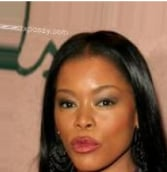
#> input picture test_images/baa98b0a-069f-47ca-9b5d-8f5bdd427e79.jfif, 167 x 172 px, given in place of ., which was not available
$ python -i postprocess.py   (imports and definitions only)
#> lines starting #> are read from the running program, lines starting #| are printed output that depends on the picture
from __future__ import annotations

import hashlib
from collections import Counter, deque
from io import BytesIO
from pathlib import Path
from typing import Any, Iterable, cast

from PIL import Image, ImageFilter

DOMINANT_BORDER_COMPONENT_RATIO = 0.30


# [38 lines left out: function postprocess_sticker, not called in this run]


def build_contact_sheet(
    sticker_paths: Iterable[Path],
    output_path: Path,
    *,
    columns: int = 5,
    cell_size: int = 640,
) -> Path:
#> called with output_path = 'out.png', columns = 5, cell_size = 640
    paths = tuple(sticker_paths)
    if not paths:
        raise ValueError("contact_sheet_requires_stickers")
    rows = (len(paths) + columns - 1) // columns
    sheet = Image.new("RGBA", (columns * cell_size, rows * cell_size), "white")
#> sheet: PIL image 3200x7680 RGBA; every value is 255
    for index, path in enumerate(paths):
        image = Image.open(path).convert("RGBA")
        if image.size != (cell_size, cell_size):
            image = image.resize((cell_size, cell_size), Image.Resampling.LANCZOS)
#> image: PIL image 640x640 RGBA
        sheet.alpha_composite(image, ((index % columns) * cell_size, (index // columns) * cell_size))
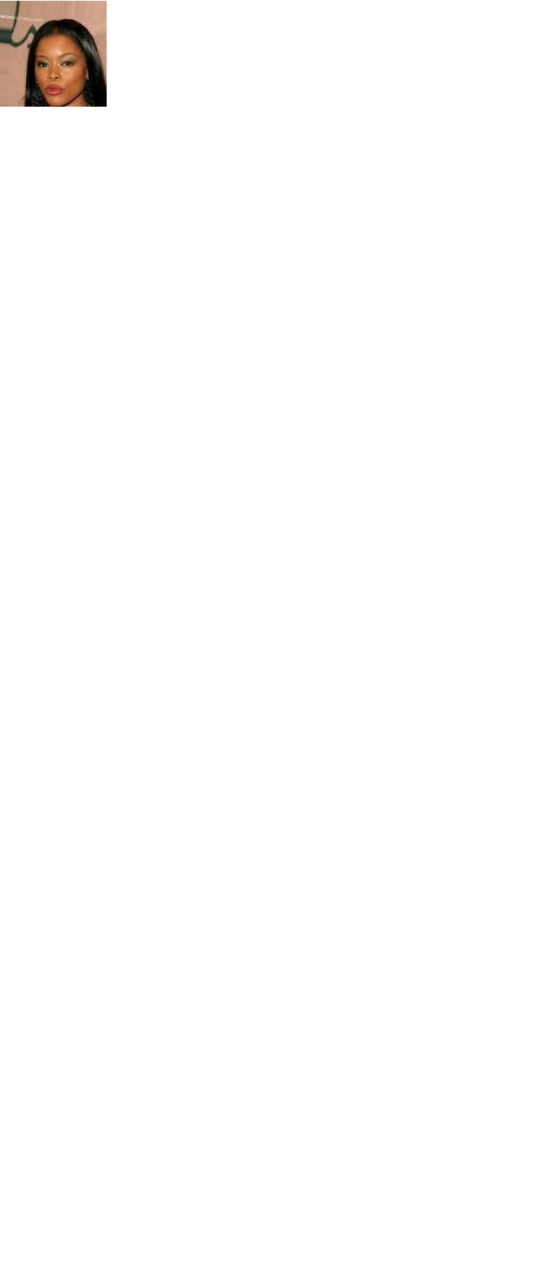
#> sheet: PIL image 3200x7680 RGBA (shown at 1/6 size); mean R, G, B, A 253.1, 252.4, 252.1, 255
#> pass 3 of the loop in build_contact_sheet, `for index, path in enumerate(paths):`:
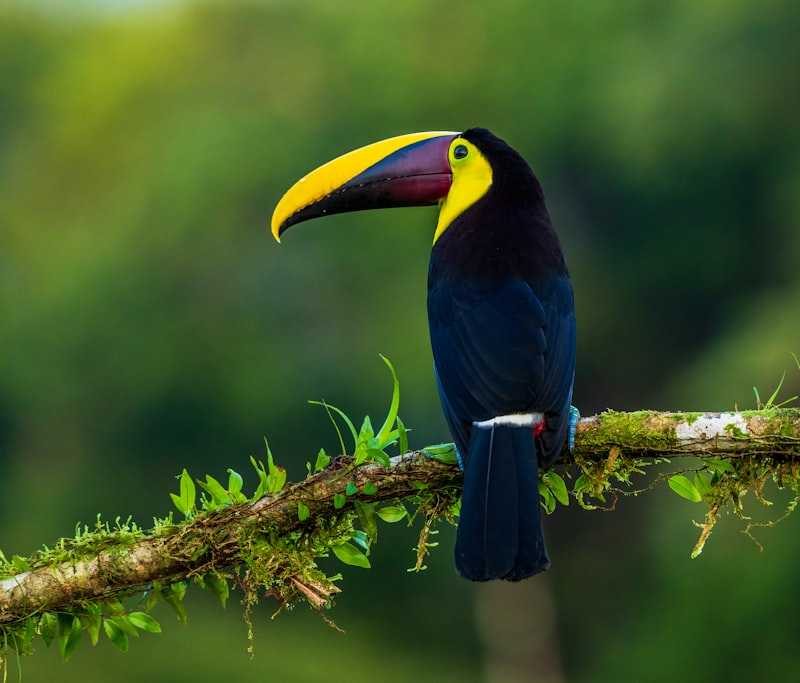
#> input picture test_images/animal_capybara.jpg, 800 x 683 px, given in place of , which was not available
#> in build_contact_sheet, `image = image.resize((cell_size, cell_size), Image.Resampling.LANCZOS)`:
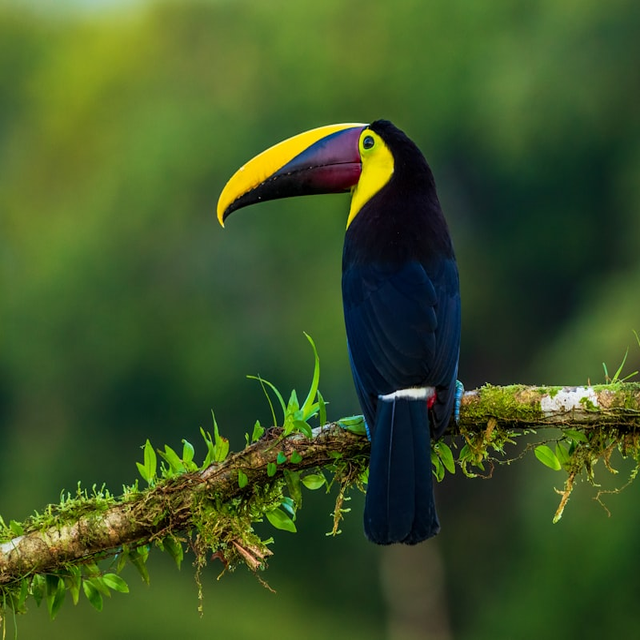
#> image: PIL image 640x640 RGBA; mean R, G, B, A 62.8, 85.2, 38.2, 255
#> in build_contact_sheet, `sheet.alpha_composite(image, ((index % columns) * cell_size, (index //..`:
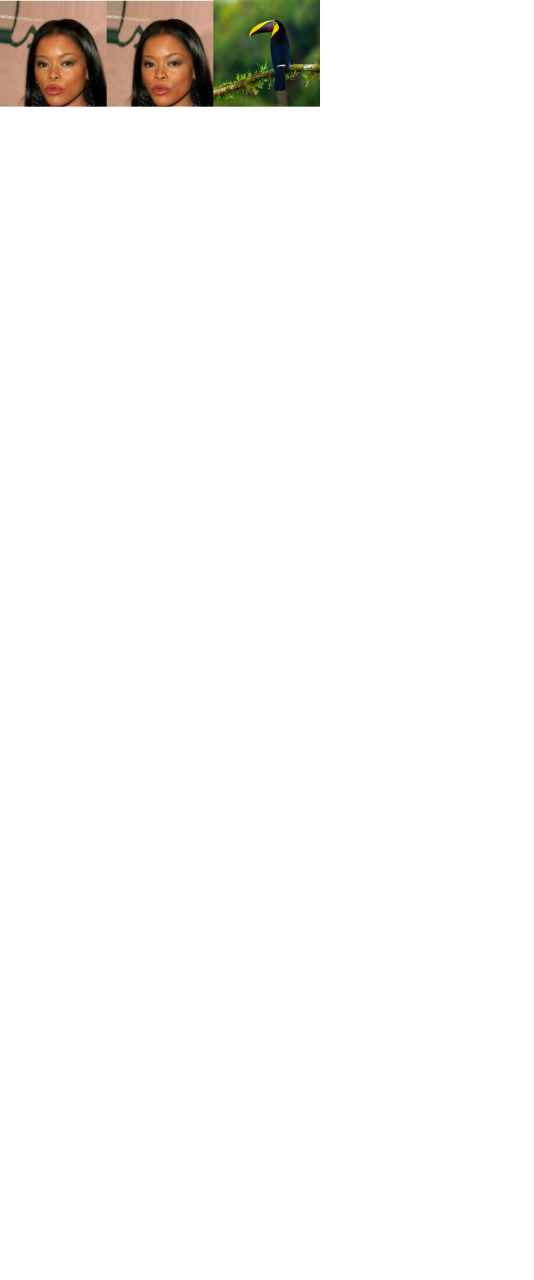
#> sheet: PIL image 3200x7680 RGBA (shown at 1/6 size); mean R, G, B, A 248, 247.1, 245.5, 255
#> the loop made 8 passes; the first 3 are shown
    output_path.parent.mkdir(parents=True, exist_ok=True)
    sheet.convert("RGB").save(output_path, format="PNG", optimize=True)
    return output_path


def sha256_bytes(data: bytes) -> str:
    return hashlib.sha256(data).hexdigest()


# [123 lines left out: functions remove_border_background, _remove_border_touching_foreground, not called in this run]

#> (the run stopped early here; a loop or call above may not have finished)
